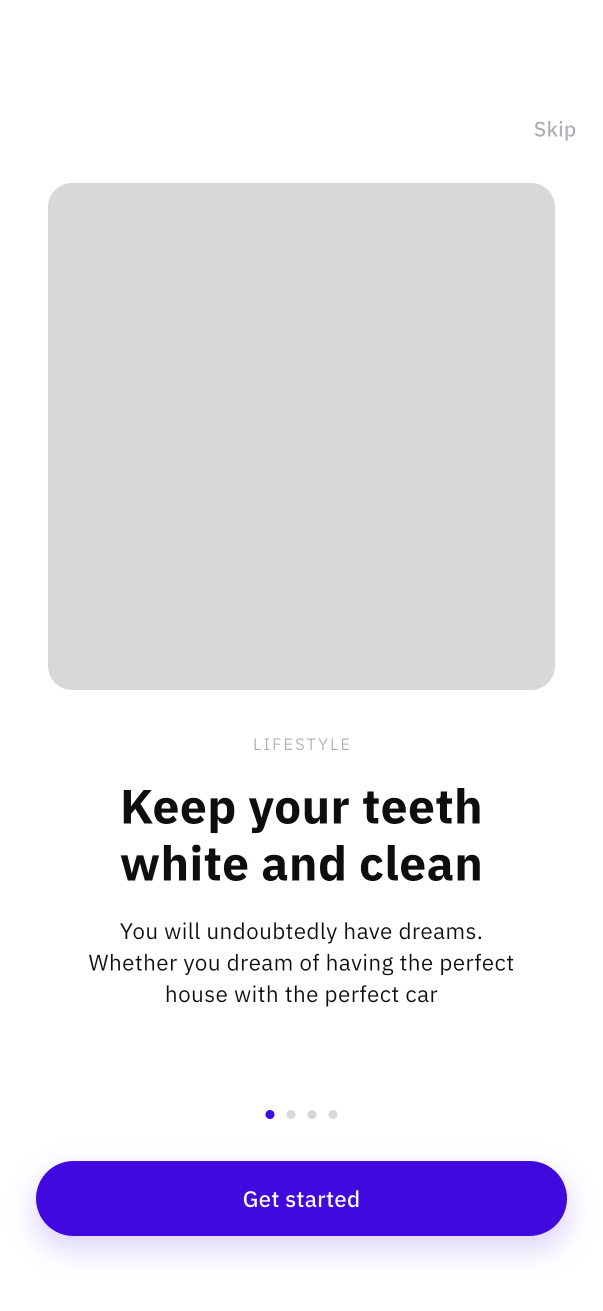
#> input picture docs/screenshots/01_walkthrough.png, 1206 x 2622 px, given in place of 05_feeds.png, which was not available (shown at 1/2 size)
$ python make_gallery.py
#> lines starting #> are read from the running program, lines starting #| are printed output that depends on the picture; pictures that were not available may be replaced by others from this repository, and a replacement may not be noted
"""Build documentation contact sheets from the original simulator PNGs.

Run with Python + Pillow: python3 scripts/make_gallery.py
"""
from pathlib import Path
from PIL import Image, ImageDraw, ImageFont

ROOT = Path(__file__).resolve().parents[1]
SCREENSHOTS = ROOT / 'docs/screenshots'
FONT = ImageFont.truetype(str(ROOT / 'assets/fonts/IBMPlexSans-Medium.ttf'), 18)


def sheet(files, destination, width=280, columns=3):
#> called with width = 280, columns = 3
    height = round(width * 2622 / 1206)
    gap, caption = 20, 44
    rows = (len(files) + columns - 1) // columns
    canvas = Image.new('RGB', (columns * (width + gap) + gap,
                              rows * (height + caption + gap) + gap), '#F5F5F8')
    drawing = ImageDraw.Draw(canvas)
    for index, path in enumerate(files):
        x = gap + index % columns * (width + gap)
        y = gap + index // columns * (height + caption + gap)
        drawing.text((x + 4, y + 6), path.stem.split('_', 1)[1].replace('_', ' ').title(),
                     font=FONT, fill='#27242D')
        with Image.open(path) as original:
#> original is the input picture: PIL image 1206x2622 RGBA; mean R, G, B, A 228.2, 225.8, 237.2, 255
            image = original.convert('RGB')
            image.thumbnail((width, height), Image.Resampling.LANCZOS)
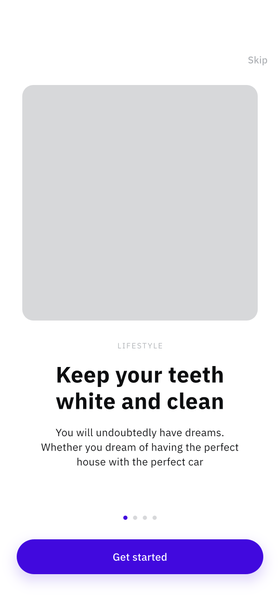
#> image: PIL image 280x609 RGB; mean R, G, B 228, 225.6, 237
            canvas.paste(image, (x, y + caption))
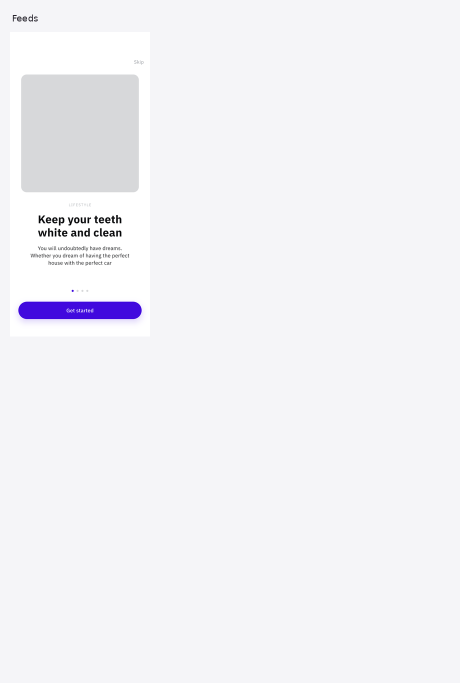
#> canvas: PIL image 920x1366 RGB (shown at 1/2 size); mean R, G, B 242.7, 242.3, 246.5
#> pass 2 of the loop in sheet, `for index, path in enumerate(files):`:
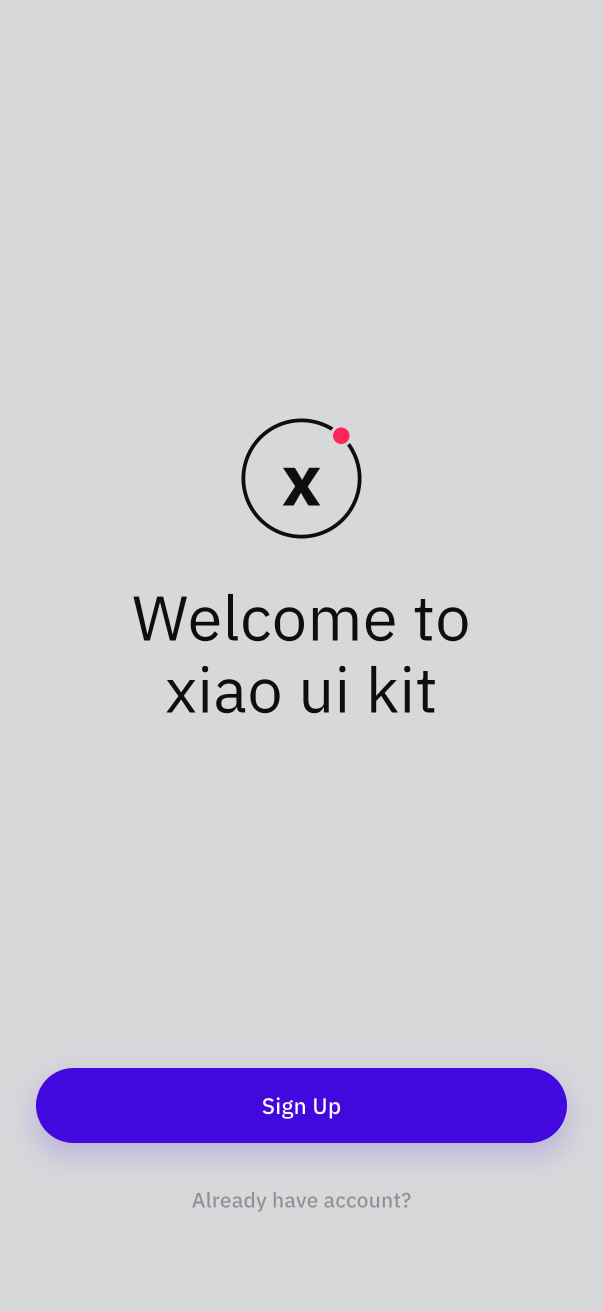
#> input picture docs/screenshots/02_welcome.png, 1206 x 2622 px, given in place of 07_categories.png, which was not available (shown at 1/2 size)
#> in sheet, original is the input picture: PIL image 1206x2622 RGBA; mean R, G, B, A 205.2, 203.2, 215.9, 255
#> in sheet, `image.thumbnail((width, height), Image.Resampling.LANCZOS)`:
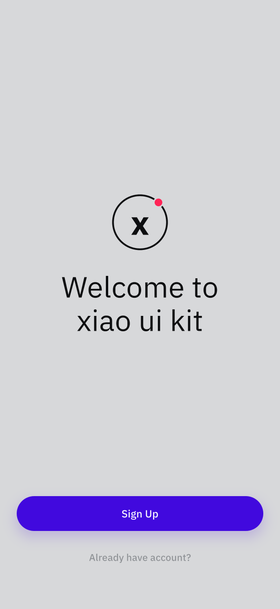
#> image: PIL image 280x609 RGB; mean R, G, B 205.2, 203.3, 215.9
#> in sheet, `canvas.paste(image, (x, y + caption))`:
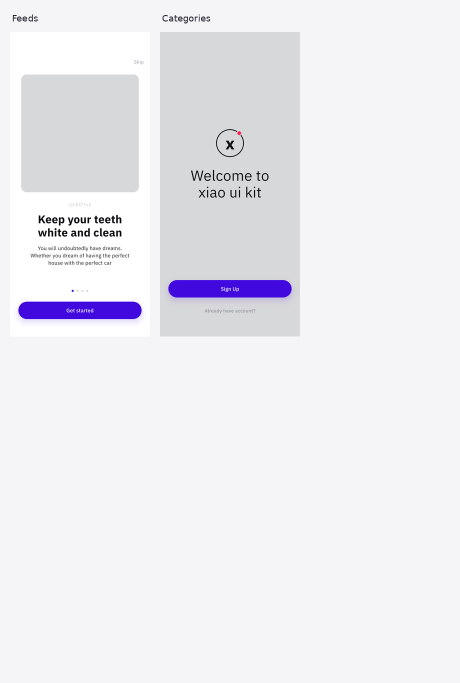
#> canvas: PIL image 920x1366 RGB (shown at 1/2 size); mean R, G, B 237.2, 236.6, 242
    canvas.save(destination, optimize=True)


if __name__ == '__main__':
    main_screens = ['05_feeds', '07_categories', '11_shop', '19_chats', '22_player', '23_balance']
#> (the run stopped early here; a loop or call above may not have finished)
